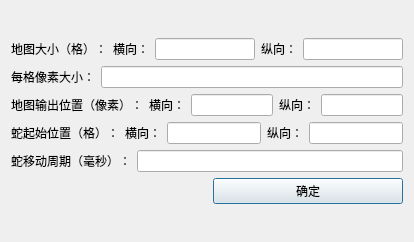
<?xml version="1.0" encoding="UTF-8"?>
<ui version="4.0">
 <class>setgame</class>
 <widget class="QDialog" name="setgame">
  <property name="geometry">
   <rect>
    <x>0</x>
    <y>0</y>
    <width>414</width>
    <height>242</height>
   </rect>
  </property>
  <property name="windowTitle">
   <string>游戏设置</string>
  </property>
  <layout class="QGridLayout" name="gridLayout">
   <item row="0" column="0">
    <layout class="QVBoxLayout" name="verticalLayout_2">
     <item>
      <layout class="QVBoxLayout" name="verticalLayout">
       <item>
        <layout class="QHBoxLayout" name="horizontalLayout">
         <item>
          <widget class="QLabel" name="label">
           <property name="text">
            <string>地图大小（格）：</string>
           </property>
          </widget>
         </item>
         <item>
          <widget class="QLabel" name="label_5">
           <property name="text">
            <string>横向：</string>
           </property>
          </widget>
         </item>
         <item>
          <widget class="QLineEdit" name="mapsizex"/>
         </item>
         <item>
          <widget class="QLabel" name="label_6">
           <property name="text">
            <string>纵向：</string>
           </property>
          </widget>
         </item>
         <item>
          <widget class="QLineEdit" name="mapsizey"/>
         </item>
        </layout>
       </item>
       <item>
        <layout class="QHBoxLayout" name="horizontalLayout_2">
         <item>
          <widget class="QLabel" name="label_11">
           <property name="text">
            <string>每格像素大小：</string>
           </property>
          </widget>
         </item>
         <item>
          <widget class="QLineEdit" name="genzipx"/>
         </item>
        </layout>
       </item>
       <item>
        <layout class="QHBoxLayout" name="horizontalLayout_3">
         <item>
          <widget class="QLabel" name="label_2">
           <property name="text">
            <string>地图输出位置（像素）：</string>
           </property>
          </widget>
         </item>
         <item>
          <widget class="QLabel" name="label_7">
           <property name="text">
            <string>横向：</string>
           </property>
          </widget>
         </item>
         <item>
          <widget class="QLineEdit" name="outx"/>
         </item>
         <item>
          <widget class="QLabel" name="label_8">
           <property name="text">
            <string>纵向：</string>
           </property>
          </widget>
         </item>
         <item>
          <widget class="QLineEdit" name="outy"/>
         </item>
        </layout>
       </item>
       <item>
        <layout class="QHBoxLayout" name="horizontalLayout_4">
         <item>
          <widget class="QLabel" name="label_3">
           <property name="text">
            <string>蛇起始位置（格）：</string>
           </property>
          </widget>
         </item>
         <item>
          <widget class="QLabel" name="label_9">
           <property name="text">
            <string>横向：</string>
           </property>
          </widget>
         </item>
         <item>
          <widget class="QLineEdit" name="startx"/>
         </item>
         <item>
          <widget class="QLabel" name="label_10">
           <property name="text">
            <string>纵向：</string>
           </property>
          </widget>
         </item>
         <item>
          <widget class="QLineEdit" name="starty"/>
         </item>
        </layout>
       </item>
       <item>
        <layout class="QHBoxLayout" name="horizontalLayout_5">
         <item>
          <widget class="QLabel" name="label_4">
           <property name="text">
            <string>蛇移动周期（毫秒）：</string>
           </property>
          </widget>
         </item>
         <item>
          <widget class="QLineEdit" name="updatetime"/>
         </item>
        </layout>
       </item>
      </layout>
     </item>
     <item>
      <layout class="QHBoxLayout" name="horizontalLayout_6">
       <item>
        <widget class="QLabel" name="label_13">
         <property name="text">
          <string/>
         </property>
        </widget>
       </item>
       <item>
        <widget class="QLabel" name="label_12">
         <property name="text">
          <string/>
         </property>
        </widget>
       </item>
       <item>
        <widget class="QPushButton" name="pushButton">
         <property name="minimumSize">
          <size>
           <width>190</width>
           <height>0</height>
          </size>
         </property>
         <property name="text">
          <string>确定</string>
         </property>
        </widget>
       </item>
      </layout>
     </item>
    </layout>
   </item>
  </layout>
 </widget>
 <resources/>
 <connections/>
</ui>
